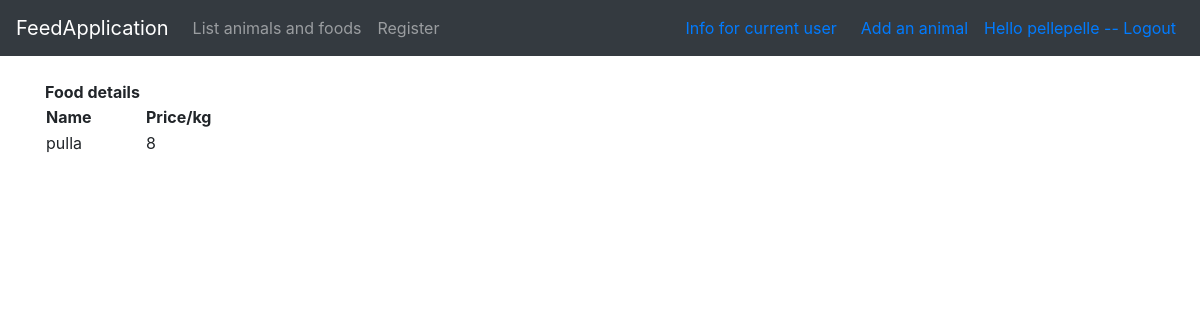
Before: /animals/showfood/1 (signed in) with the older database file.
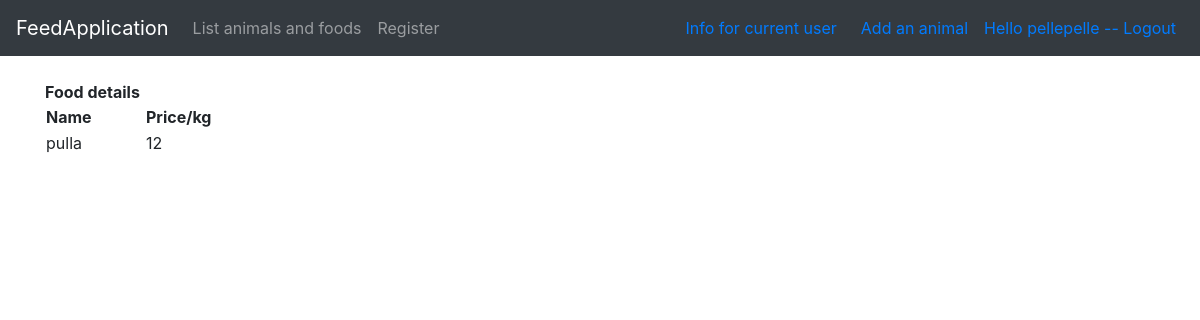
After: the same page with the newer database file.
### application/auth/models.py (models this page shows, shortened)
class User(Base):
    __tablename__ = "account"
    name = db.Column(db.String(144), nullable=False)
    username = db.Column(db.String(144), nullable=False)
    password = db.Column(db.String(144), nullable=False)
    animals = db.relationship("Animal", backref='account', lazy=True)

### application/animals/models.py (models this page shows, shortened)
class Food(Base):
    name = db.Column(db.String(144), unique=True, nullable = False) #unique lisätty
    animals = db.relationship("Animal", secondary=animals_foods, back_populates='foods', lazy='dynamic')
    price = db.Column(db.Integer, nullable = True)

### application/animals/views.py (the view)
@app.route("/animals/showfood/<food_id>")
def show_food(food_id):
    return render_template("animals/showfood.html", food = Food.query.get(food_id))

### application/__init__.py (called while the page is built)
@login_manager.user_loader
def load_user(user_id):
    return User.query.get(user_id)

### application/templates/animals/showfood.html (shortened to what this page needs)
{% extends "layout.html" %}
{% block body %}
<th><b>Food details</b></th>
<table>
  <tr>
    <td style="width:100px"><b>Name</b></td>
    <td style="width:100px"><b>Price/kg</b></td>
  </tr>
  <tr>
    <td>{{ food.name }}</td>
    <td>{{ food.price }}</td>
    </tr>
</table>
{% endblock %}

### application/templates/layout.html (shortened to what this page needs)
<!DOCTYPE html>
<html>
  <head>
    <link rel="stylesheet" href="https://maxcdn.bootstrapcdn.com/bootstrap/4.0.0/css/bootstrap.min.css">
  </head>
  <body>
    <nav class="navbar navbar-expand-md navbar-dark bg-dark mb-4">
      <a class="navbar-brand" href="#">FeedApplication</a>
<div class="collapse navbar-collapse" id="navbarCollapse">
        <ul class="navbar-nav mr-auto">
          <li class="nav-item">
            <a class="nav-link" href="{{ url_for('animals_index') }} ">List animals and foods</a>
          </li>
          <li class="nav-item">
            <a class="nav-link" href="{{ url_for('animals_userform') }} ">Register</a>
          </li>
        </ul>
        <div class="form-inline mt-2 mt-md-0 px-2">
          {% if current_user.is_authenticated %}
            <div class="px-2"><a href="{{ url_for('current_animals') }} ">Info for current user</a></div>
            <div class="px-2"></div><a href="{{ url_for('animals_form') }} ">Add an animal</a></div>
            <div class="px-2"><a href="{{ url_for('auth_logout') }}">Hello {{ current_user.name }} -- Logout</a></div>
	        {% else %}
	        <a href="{{ url_for('auth_login') }}">Login</a>
	        {% endif %}
        </div>
    </nav>
    <main role="main" class="container">
    {% block body %}{% endblock %}
    </main>
  </body>
</html>

Changed rows visible on the page:
changed Food "pulla": price "8" → "12"
